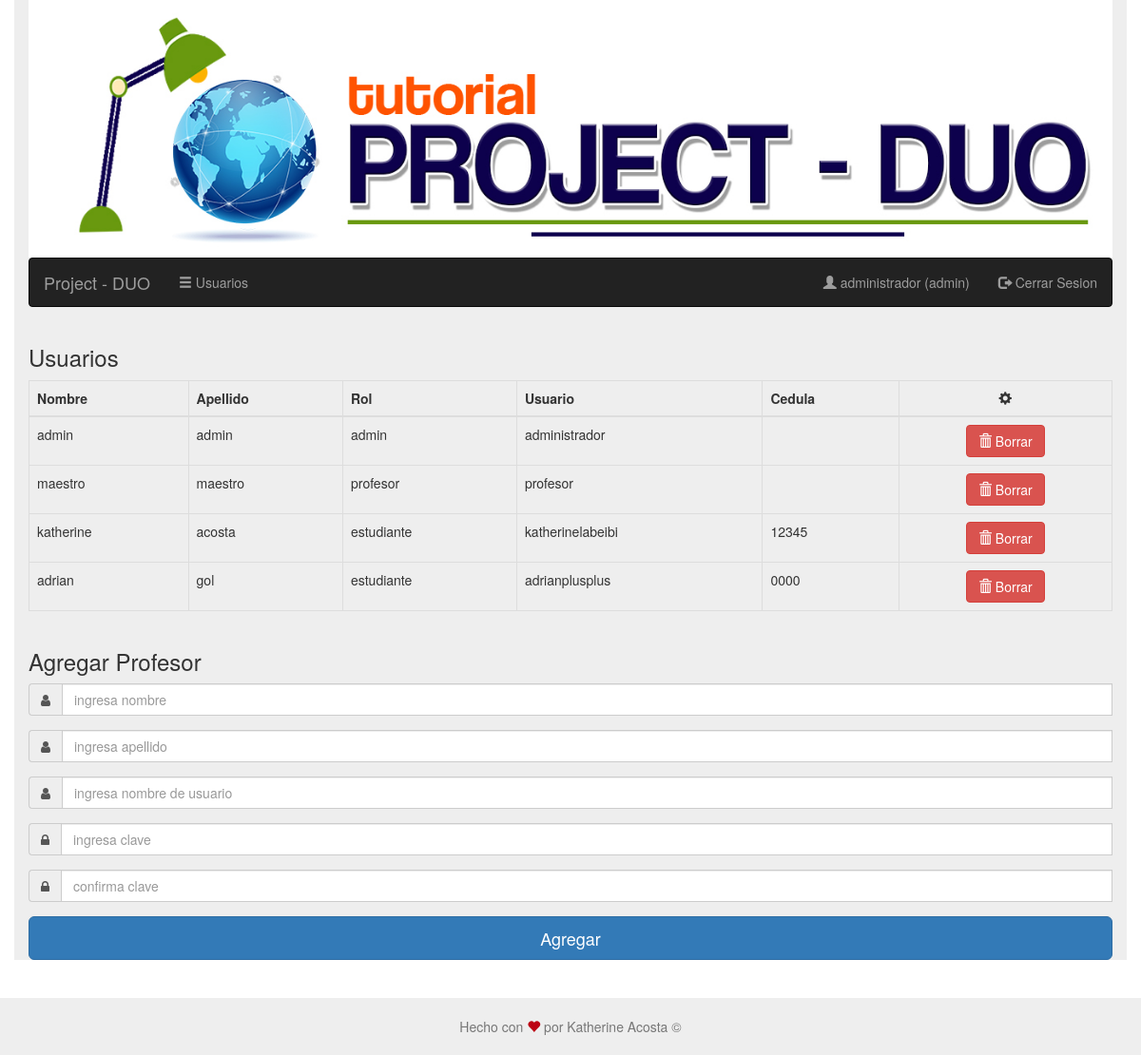
/usuarios.php (signed in), run on an earlier commit of the app's database.
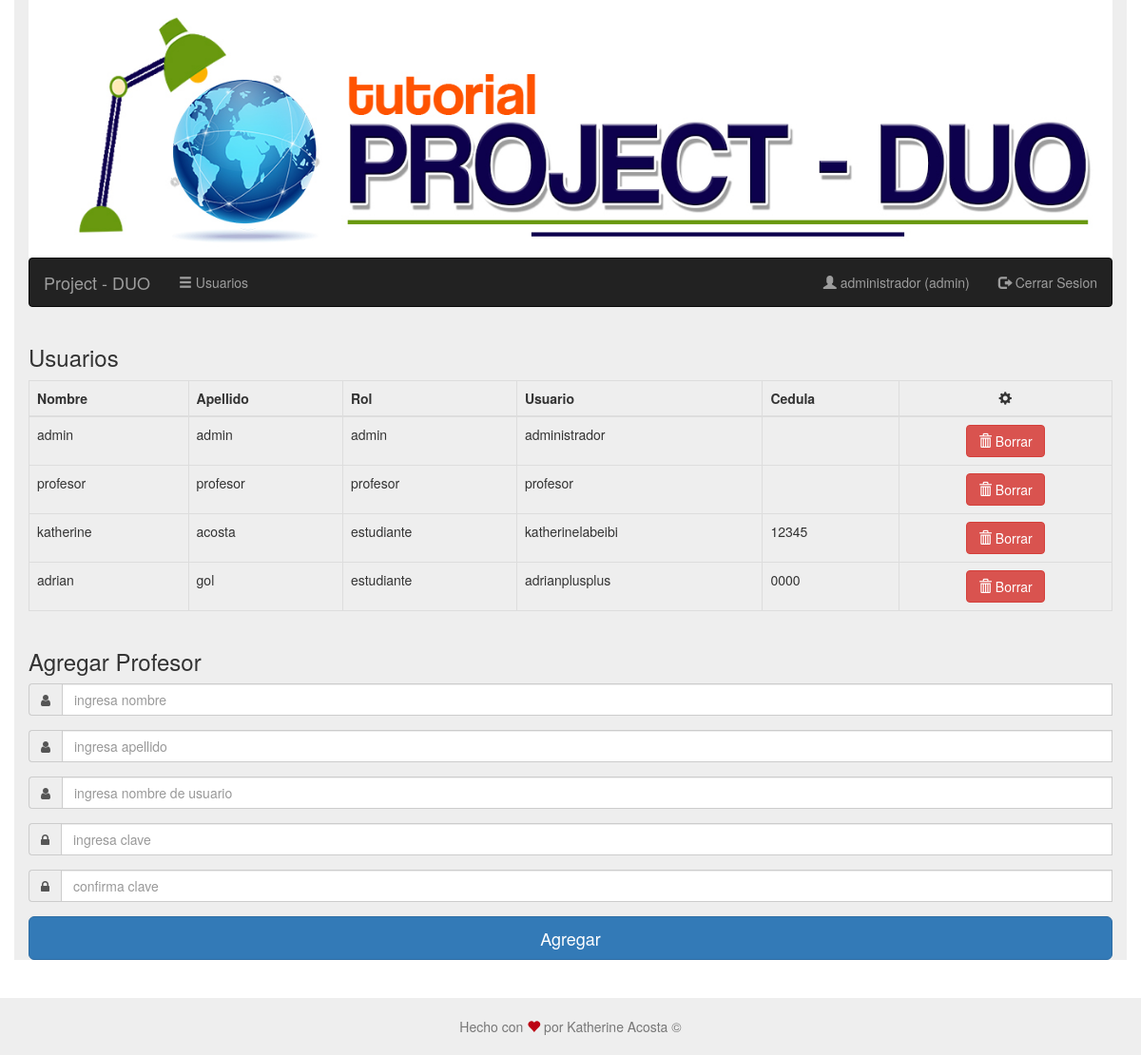
And on a later commit of the database.
### tables this page shows
CREATE TABLE `usuarios` (
  `id` int(11) NOT NULL,
  `nombre` varchar(45) DEFAULT NULL,
  `apellido` varchar(45) DEFAULT NULL,
  `tipo_de_usuario` varchar(45) DEFAULT 'estudiante' COMMENT 'puede ser\nadministrador\nestudiante\nusuario\n',
  `usuario` varchar(45) DEFAULT NULL,
  `clave` varchar(45) DEFAULT NULL,
  `cedula` varchar(45) DEFAULT NULL,
  `creado` timestamp NULL DEFAULT CURRENT_TIMESTAMP,
  `ultimo_logeo` timestamp NULL DEFAULT NULL
);

### usuarios.php (the view, shortened to what this page needs)
<?php
$css = ['estilos/estilopie.css'];
require('encabezado.php');
require('barra_de_navegacion.php');
?>
<?php
if (es('admin'))
{
    require('conneccion.php');
    $query = "SELECT * FROM usuarios";
    $resultado = $mysqli->query($query);
    if ($resultado->num_rows > 0)
    {
        $usuarios = $resultado->fetch_all(MYSQLI_ASSOC);
    }
    else
    {
        $mensaje = "no se puieron obener los usuarios, intente mas tarde";
    }
}
else
{
    echo '<h1 class="text-danger text-center text-uppercase">no authorizado para ver esta pagina</h1>';
    exit;
}
?>
<div class="row">
    <div class="col-sm-12">
        <h3>Usuarios</h3>
        <table class="table table-bordered">
            <thead>
            <tr>
                <th>Nombre</th>
                <th>Apellido</th>
                <th>Rol</th>
                <th>Usuario</th>
                <th>Cedula</th>
                <th class="text-center"><i class="glyphicon glyphicon-cog"></i></th>
            </tr>
            </thead>
            <tbody>
            <?php foreach ($usuarios as $usuario) { ?>
                <tr>
                    <td><?= $usuario['nombre'] ?></td>
                    <td><?= $usuario['apellido'] ?></td>
                    <td><?= $usuario['tipo_de_usuario'] ?></td>
                    <td><?= $usuario['usuario'] ?></td>
                    <td><?= $usuario['cedula'] ?></td>
                    <td class="text-center">
                            <form action="usuarios.php" method="POST" onsubmit="return confirm('Esta seguro que desea eliminar este usuario?\nEsta operacion no puede ser revertida.');">
                                <button class="btn btn-danger"><i class="glyphicon glyphicon-trash"></i> Borrar</button>
                            </form>
                    </td>
                </tr>
            <?php } ?>
            </tbody>
        </table>
    </div>
    <div class="col-sm-12">
        <p class="h3">Agregar Profesor</p>
        <form class="" action="usuarios.php" method="POST" >
            <div class="form-group <?= isset($errores['nombre']) ? 'has-error' : '' ?>">
                <div class="input-group">
                    <span class="input-group-addon"><i class="fa fa-user fa"></i></span>
                    <input name="nombre" id="nombre" class="form-control" placeholder="ingresa nombre"
                           value="<?= issetor($_POST['nombre']) ?>" required autofocus/>
                </div>
            </div>
            <div class="form-group  <?= isset($errores['apellido']) ? 'has-error' : '' ?>">
                <div class="input-group">
                    <span class="input-group-addon"><i class="fa fa-user fa"></i></span>
                    <input name="apellido" id="apellido" class="form-control" placeholder="ingresa apellido"
                           value="<?= issetor($_POST['apellido']) ?>" required/>
                </div>
            </div>
            <div class="form-group <?= isset($errores['usuario']) ? 'has-error' : '' ?>">
                <div class="input-group">
                    <span class="input-group-addon"><i class="fa fa-user fa"></i></span>
                    <input name="usuario" id="usuario" class="form-control" placeholder="ingresa nombre de usuario"
                           value="<?= issetor($_POST['usuario']) ?>" required/>
                </div>
            </div>
            <div class="form-group <?= isset($errores['clave']) ? 'has-error' : '' ?>">
                <div class="input-group">
                    <span class="input-group-addon"><i class="fa fa-lock fa"></i></span>
                    <input type="password" name="clave" id="clave" class="form-control" placeholder="ingresa clave"
                           value="<?= issetor($_POST['clave']) ?>" required/>
                </div>
            </div>
            <div class="form-group  <?= isset($errores['reclave']) ? 'has-error' : '' ?>">
                <div class="input-group">
                    <span class="input-group-addon"><i class="fa fa-lock fa"></i></span>
                    <input type="password" name="reclave" id="reclave" class="form-control"
                           placeholder="confirma clave" value="<?= issetor($_POST['reclave']) ?>" required/>
                </div>
            </div>
            <button class="btn btn-lg btn-primary btn-block">Agregar</button>
        </form>
    </div>
</div>
<?php require('pie.php'); ?>

### encabezado.php (shortened to what this page needs)
<!DOCTYPE html>
<html lang="es">
<head>
    <link rel="stylesheet" href="https://maxcdn.bootstrapcdn.com/bootstrap/3.3.7/css/bootstrap.min.css"/>
    <link rel="stylesheet" href="https://maxcdn.bootstrapcdn.com/font-awesome/4.6.1/css/font-awesome.min.css">
    <link rel="stylesheet" href="estilos/estilogeneral.css"/>
    <?php foreach ($css as $estilo) { ?>
        <link rel="stylesheet" href="<?= $estilo ?>"/>
    <?php } ?>
</head>
<body>
<?php
function issetor(&$variable, $defecto = false){
    return isset($variable)?$variable:$defecto;
}
function es($tipoDeUsuario){
    return isset($_SESSION['tipo_de_usuario'] ) && $_SESSION['tipo_de_usuario'] === $tipoDeUsuario;
}
?>
<section class="container clearfix">
    <header class="masthead <?= isset($ocultarBanner)?'hidden':'' ?>">
       <a href="index.php"> <img class="banner" src="img/logo1.jpg" alt="banner"/></a>
    </header>

### barra_de_navegacion.php (shortened to what this page needs)
<div id="nav">
    <div class="navbar navbar-inverse">
        <div class="">
            <div class="navbar-header">
                <a href="#" class="navbar-brand">Project - DUO</a>
            </div>
            <div class="navbar-collapse collapse">
                <ul class="nav navbar-nav">
                    <?php if (es('admin')) { ?>
                        <li><a href="usuarios.php"><i class="glyphicon glyphicon-menu-hamburger"></i> Usuarios</a></li>
                    <?php }
                    else
                    { ?>
                        <li><a href="index.php"><i class="glyphicon glyphicon-home"></i> Inicio</a></li>
                        <li><a href="cursos.php"><i class="glyphicon glyphicon-list"></i> Cursos</a></li>
                        <li><a href="ayuda.php"><i class="glyphicon glyphicon-question-sign"></i> Ayuda</a></li>
                    <?php } ?>
                </ul>
                <ul class="nav navbar-nav navbar-right">
                    <?php if (isset($_SESSION['user_id'])) { ?>
                        <li><a href="#"><i class="glyphicon glyphicon-user"></i> <?= $_SESSION['usuario'] ?>
                                (<?= $_SESSION['tipo_de_usuario'] ?>)</a></li>
                        <li><a href="logout.php"><i class="glyphicon glyphicon-log-out"></i> Cerrar Sesion</a></li>
                    <?php }
                    else
                    { ?>>
                        <li><a href="registro.php"><i class="glyphicon glyphicon-log-in"></i> Registro</a></li>
                        <li><a href="login.php"><i class="glyphicon glyphicon-log-in"></i> Iniciar Sesion</a></li>
                    <?php } ?>
                </ul>
            </div>
        </div>
    </div>
</div>

### pie.php (shortened to what this page needs)
        </section>
        <footer class="footer container" >
            <div class="text-center ">
                <p class="text-muted">Hecho con <i class="glyphicon glyphicon-heart red"></i> por Katherine Acosta &copy; </p>
            </div>
        </footer>
	</body>
</html>

### estilos/estilogeneral.css (style rules this page uses)
.container { background-color: #eee; }
header { margin-bottom: 0; min-height: 50%; background-repeat: no-repeat; background-position: center; -webkit-background-size: cover; background-size: cover; }
header .banner { height: 70%; width: 100%; }

### estilos/estilopie.css (style rules this page uses)
html { position: relative; min-height: 100%; }
body { margin-bottom: 100px; }
.footer { position: absolute; bottom: 0; height: 60px; width: 100%; }
.container .text-muted { margin: 20px 0; }

### pie.php (style rules this page uses)
i.red { color:#BC0213; }

What changed in the data, as far as the page shows it:
changed usuarios "profesor": nombre "maestro" → "profesor"; apellido "maestro" → "profesor"
